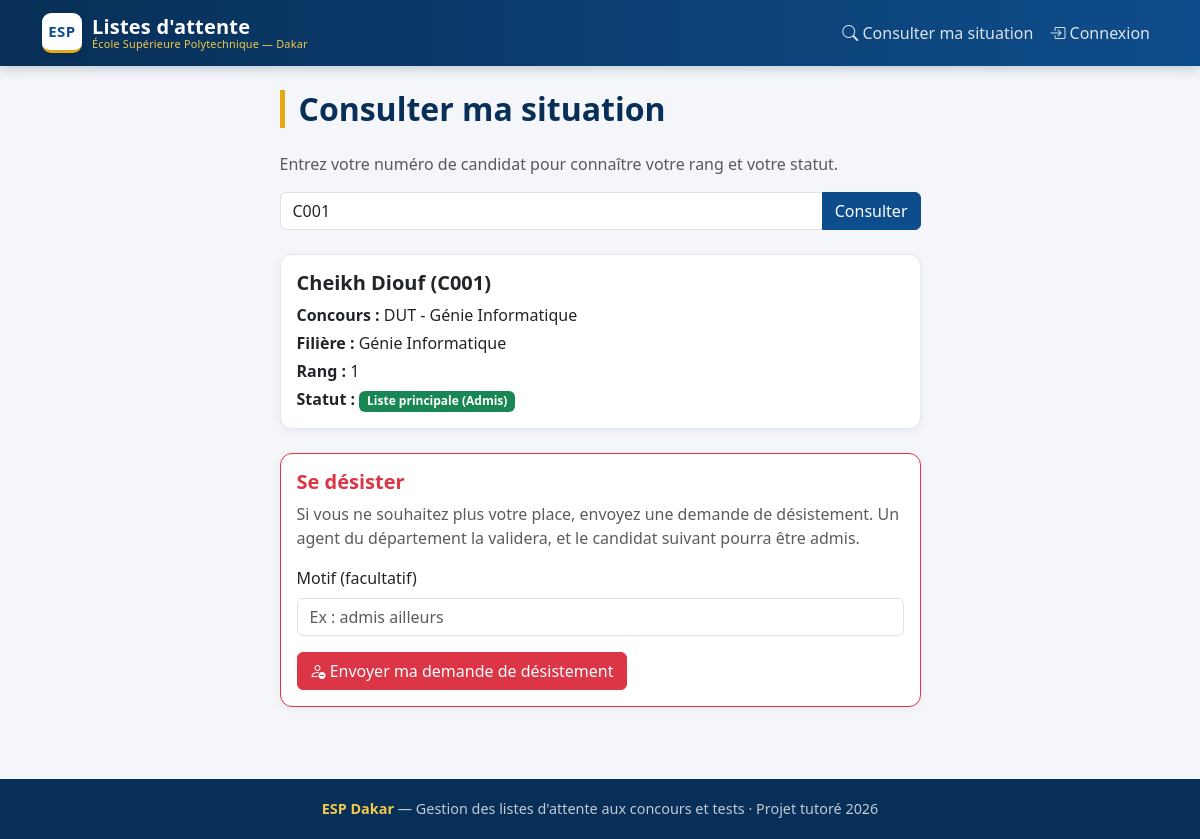
/pages/consultation.php?numero=C001, run on the app's committed database.
### tables this page shows
CREATE TABLE utilisateurs (
    id INT AUTO_INCREMENT PRIMARY KEY,
    nom VARCHAR(100) NOT NULL,
    prenom VARCHAR(100) NOT NULL,
    email VARCHAR(150) NOT NULL UNIQUE,
    telephone VARCHAR(20),
    mot_de_passe VARCHAR(255) NOT NULL,
    role ENUM('administrateur', 'agent', 'candidat') NOT NULL,
    service VARCHAR(100),
    departement VARCHAR(100),
    numero_candidat VARCHAR(50),
    date_naissance DATE,
    date_creation TIMESTAMP DEFAULT CURRENT_TIMESTAMP
);

CREATE TABLE concours (
    id INT AUTO_INCREMENT PRIMARY KEY,
    type ENUM('DUT', 'DIC', 'LICENCE') NOT NULL,
    annee INT NOT NULL,
    departement VARCHAR(100) NOT NULL
);

CREATE TABLE filieres (
    id INT AUTO_INCREMENT PRIMARY KEY,
    nom VARCHAR(150) NOT NULL,
    departement VARCHAR(100) NOT NULL,
    capacite_accueil INT NOT NULL,
    concours_id INT,
    FOREIGN KEY (concours_id) REFERENCES concours(id)
);

CREATE TABLE inscriptions (
    id INT AUTO_INCREMENT PRIMARY KEY,
    rang INT NOT NULL,
    date_inscription DATE NOT NULL,
    candidat_id INT,
    liste_id INT,
    FOREIGN KEY (candidat_id) REFERENCES utilisateurs(id),
    FOREIGN KEY (liste_id) REFERENCES listes(id)
);

### pages/consultation.php (the view, shortened to what this page needs)
<?php
require '../config/database.php';
include '../includes/header.php';
$resultat = null;
$demandeEnCours = false;
$numero = $_POST['numero'] ?? $_GET['numero'] ?? '';
if ($numero !== '') {
    $requete = $pdo->prepare("
        SELECT u.id AS candidat_id, u.nom, u.prenom, u.numero_candidat,
               i.id AS inscription_id, i.rang, l.type AS type_liste,
               f.id AS filiere_id, f.nom AS filiere, f.departement AS filiere_dep,
               c.type AS concours_type, c.departement
        FROM utilisateurs u
        JOIN inscriptions i ON i.candidat_id = u.id
        JOIN listes l ON i.liste_id = l.id
        JOIN filieres f ON l.filiere_id = f.id
        JOIN concours c ON f.concours_id = c.id
        WHERE u.numero_candidat = ? AND u.role = 'candidat'
    ");
    $requete->execute([$numero]);
    $resultat = $requete->fetch();
    if (!$resultat) {
        $erreur = "Aucun candidat trouvé avec ce numéro.";
    } else {
        $req = $pdo->prepare("SELECT COUNT(*) FROM demandes_desistement
                              WHERE candidat_id = ? AND statut = 'en_attente'");
        $req->execute([$resultat['candidat_id']]);
        $demandeEnCours = $req->fetchColumn() > 0;
    }
}
?>
<div class="row justify-content-center">
    <div class="col-md-7">
        <h2 class="page-title">Consulter ma situation</h2>
        <p class="text-muted">Entrez votre numéro de candidat pour connaître votre rang et votre statut.</p>
        <form method="GET" class="mb-4">
            <div class="input-group">
                <input type="text" name="numero" class="form-control"
                       placeholder="Exemple : C001" value="<?= htmlspecialchars($numero) ?>" required>
                <button type="submit" class="btn btn-primary">Consulter</button>
            </div>
        </form>
        <?php if ($resultat): ?>
            <div class="card mb-4">
                <div class="card-body">
                    <h5 class="card-title">
                        <?= htmlspecialchars($resultat['prenom'] . ' ' . $resultat['nom']) ?>
                        (<?= htmlspecialchars($resultat['numero_candidat']) ?>)
                    </h5>
                    <p class="mb-1"><strong>Concours :</strong> <?= htmlspecialchars($resultat['concours_type'] . ' - ' . $resultat['departement']) ?></p>
                    <p class="mb-1"><strong>Filière :</strong> <?= htmlspecialchars($resultat['filiere']) ?></p>
                    <p class="mb-1"><strong>Rang :</strong> <?= $resultat['rang'] ?></p>
                    <p class="mb-0">
                        <strong>Statut :</strong>
                        <?php if ($resultat['type_liste'] === 'principale'): ?>
                            <span class="badge bg-success">Liste principale (Admis)</span>
                        <?php else: ?>
                            <span class="badge bg-warning text-dark">Liste d'attente</span>
                        <?php endif; ?>
                    </p>
                </div>
            </div>
            <div class="card border-danger">
                <div class="card-body">
                    <h5 class="card-title text-danger">Se désister</h5>
                    <?php if ($demandeEnCours): ?>
                        <p class="mb-0 text-muted">
                            <i class="bi bi-clock-history"></i>
                            Une demande de désistement est <strong>en cours de traitement</strong> par l'administration.
                        </p>
                    <?php else: ?>
                        <p class="text-muted">
                            Si vous ne souhaitez plus votre place, envoyez une demande de désistement.
                            Un agent du département la validera, et le candidat suivant pourra être admis.
                        </p>
                        <form method="POST"
                              onsubmit="return confirm('Confirmer l\'envoi de votre demande de désistement ?');">
                            <div class="mb-3">
                                <label class="form-label">Motif (facultatif)</label>
                                <input type="text" name="motif" class="form-control" maxlength="255"
                                       placeholder="Ex : admis ailleurs">
                            </div>
                            <button type="submit" class="btn btn-danger">
                                <i class="bi bi-person-dash"></i> Envoyer ma demande de désistement
                            </button>
                        </form>
                    <?php endif; ?>
                </div>
            </div>
        <?php endif; ?>
    </div>
</div>
<?php include '../includes/footer.php'; ?>

### assets/css/style.css (style rules this page uses)
:root { --esp-blue: #0E4D8B; --esp-blue-dark: #0A3A6B; --esp-blue-darker: #082F57; --esp-gold: #E6A817; --esp-gold-light: #F2C94C; --esp-bg: #f4f6f9; --esp-surface:#ffffff; --esp-text: #243140; --esp-muted: #6b7a8d; --esp-border: #e4e9f0; --esp-radius: 12px; --esp-shadow: 0 2px 10px rgba(16, 42, 77, 0.06); --esp-shadow-hover: 0 6px 22px rgba(16, 42, 77, 0.12); --bs-primary: var(--esp-blue); --bs-primary-rgb: 14, 77, 139; }
body { background-color: var(--esp-bg); color: var(--esp-text); font-family: "Segoe UI", system-ui, -apple-system, Arial, sans-serif; display: flex; flex-direction: column; min-height: 100vh; }
h1, h2, h3, h4, h5 { color: var(--esp-blue-darker); font-weight: 600; }
.card { border: 1px solid var(--esp-border); border-radius: var(--esp-radius); box-shadow: var(--esp-shadow); transition: box-shadow .18s, transform .18s; }
.btn-primary { background-color: var(--esp-blue); border-color: var(--esp-blue); }
.page-title { border-left: 5px solid var(--esp-gold); padding-left: 14px; margin-bottom: 1.5rem; }

### data on the page
utilisateurs: prenom+nom "Cheikh Diouf", numero_candidat "C001", concours.type+departement "DUT - Génie Informatique", filieres.nom "Génie Informatique", inscriptions.rang "1"
